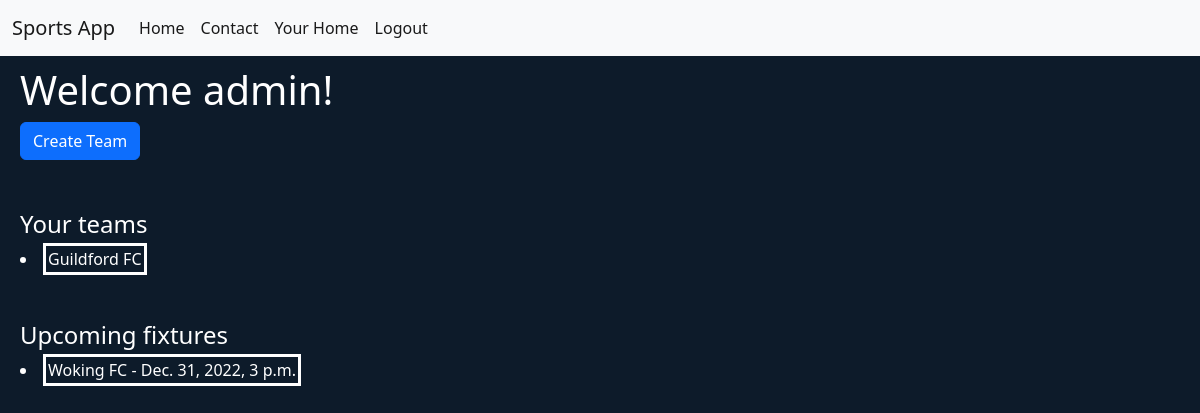
The page /app/home (signed in) on the database its author committed.
### sportsapp/models.py (models this page shows)
class Member(models.Model):
    userID = models.ForeignKey(User, on_delete=models.CASCADE)
    teamID = models.ForeignKey(Team, on_delete=models.CASCADE)
    teamAdmin = models.BooleanField(default=False)

class Team(models.Model):
    name = models.CharField(max_length=100)
    leader = models.IntegerField()

class Fixture(models.Model):
    name = models.CharField(max_length=100)
    date = models.DateTimeField()
    description = models.CharField(max_length=255, null=True)
    location = models.CharField(max_length=255)
    teamID = models.ForeignKey(Team, on_delete=models.CASCADE)

### sportsapp/views.py (the view)
# urls.py: path('home', views.userHome, name='userHome'),
@login_required(login_url='/accounts/login/')
def userHome(request):
    if (request.user.is_authenticated):
        teams = Member.objects.filter(userID=request.user).all()
        fixtures = []
        for team in teams:
            teamFixtures = Fixture.objects.filter(teamID=team.teamID).all()
            for fixture in teamFixtures:
                fixtures.append(fixture)
        fixtures.sort(key = lambda x: x.date)
        return render(request, "userHome.html", {"teams": teams, "fixtures": fixtures})
    else:
        return HttpResponseRedirect('/')

### sportsapp/templates/userHome.html
{% extends 'base.html' %}
{% block content %}
    {% if user.is_authenticated %}
        <h1>Welcome {{user.username}}!</h1>
        <a href="{% url 'teamCreate' %}" class="btn btn-primary">Create Team</a>
        <h4 style="margin-top: 50px;">Your teams</h4>
        {% for currentTeam in teams %}
            <li><a href="/app/team/{{currentTeam.teamID.id}}" class="listButton">{{currentTeam.teamID.name}}</a></li>
        {% endfor %}
        <h4 style="margin-top: 50px;">Upcoming fixtures</h4>
        {% for fixture in fixtures %}
            <li><a href="/app/fixture/{{fixture.id}}" class="listButton">{{fixture.name}} - {{fixture.date}}</a></li>
        {% endfor %}
    {% else %}
        <h1>You are not logged in!</h1>
    {% endif %}
{% endblock content %}

### static/css/styles.css (style rules this page uses)
body { background-color: #0D1B2A; color: white; }
.listButton:link { color: white; }
.listButton { color: white; text-decoration: none; padding: 2px; border-color: white; border-style: solid; }

### rows shown on the page
Member: teamID.name "Guildford FC"
Fixture: name "Woking FC", date "Dec. 31, 2022, 3 p.m."

### other values the page prints
{{ user.username }} "admin"
